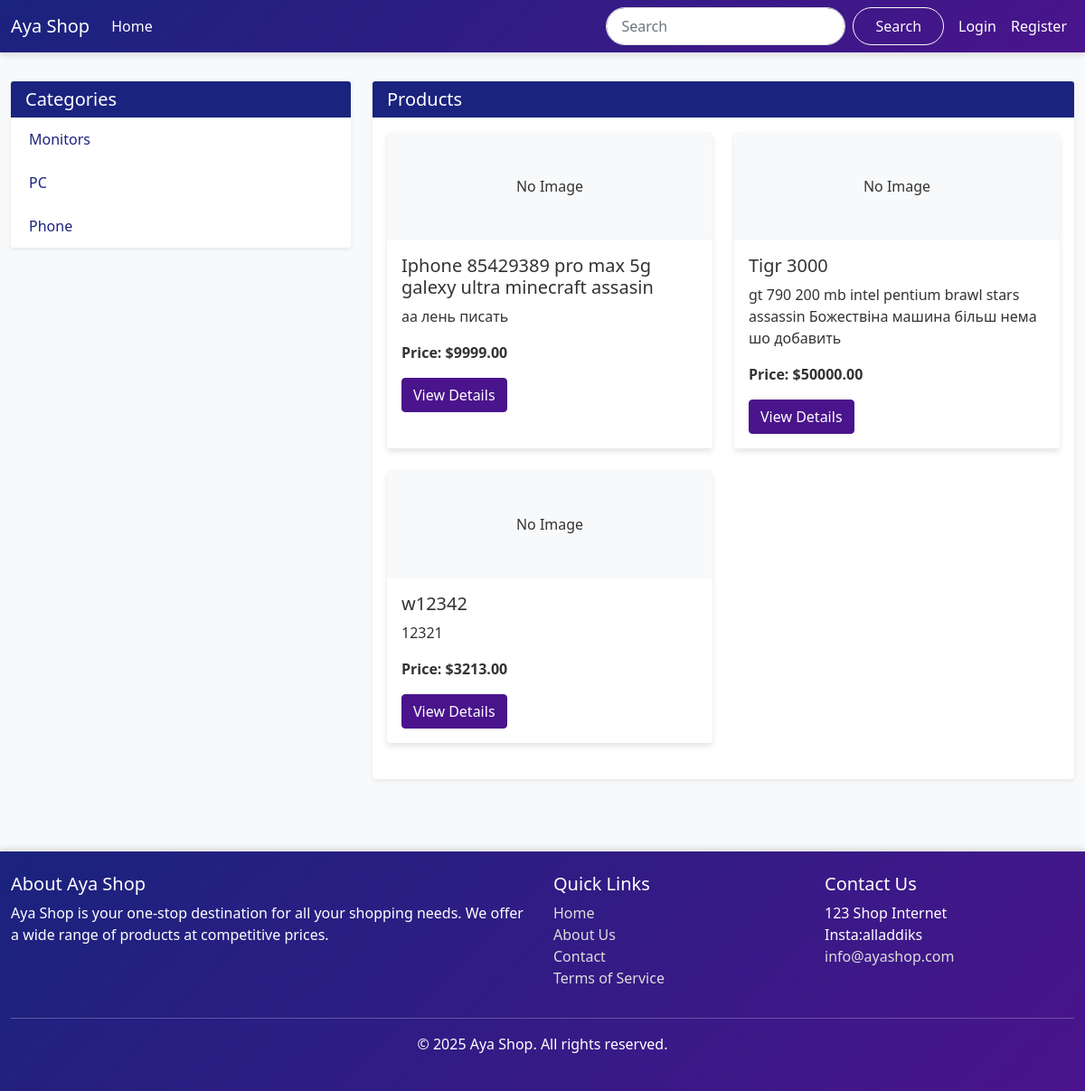
Before: / with the older database file.
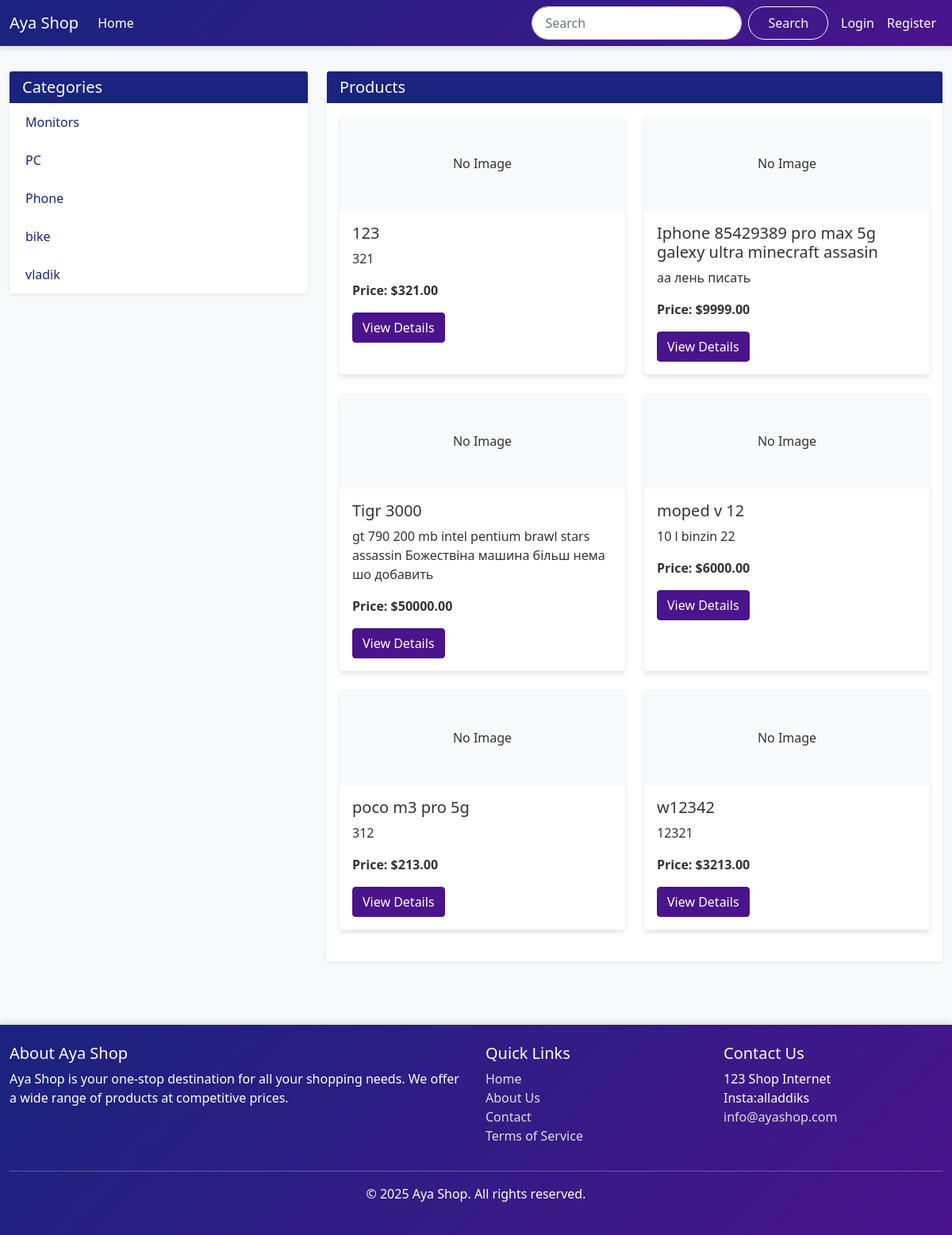
After: the same page with the newer database file.
### shop/models.py (models this page shows, shortened)
class Category(models.Model):
    name = models.CharField(max_length=100, unique=True)
    slug = models.SlugField(max_length=100, unique=True, blank=True)
    class Meta:
        ordering = ('name',)
        verbose_name = 'category'
        verbose_name_plural = 'categories'

class Product(models.Model):
    category = models.ForeignKey(Category, related_name='products', on_delete=models.CASCADE)
    name = models.CharField(max_length=100, unique=True)
    slug = models.SlugField(max_length=100, unique=True, blank=True)
    description = models.TextField(blank=True)
    price = models.DecimalField(max_digits=10, decimal_places=2)
    available = models.BooleanField(default=True)
    created = models.DateTimeField(auto_now_add=True)
    updated = models.DateTimeField(auto_now=True)
    author = models.ForeignKey(User, on_delete=models.SET_NULL, related_name='products', null=True)
    content = models.TextField(blank=True)
    class Meta:
        ordering = ('name',)
        indexes = [
            models.Index(fields=['id', 'slug']),
        ]

### shop/views.py (the view)
# urls.py: path('', views.home, name='home'),
def home(request):
    categories = Category.objects.all()
    products = Product.objects.filter(available=True)
    context = {
        'categories': categories,
        'products': products,
    }
    return render(request, 'home.html', context)

### templates/home.html (shortened to what the changed rows need)
<!DOCTYPE html>
<html lang="en">
<head>
    <link href="https://cdn.jsdelivr.net/npm/bootstrap@5.1.3/dist/css/bootstrap.min.css" rel="stylesheet">
</head>
<body>
    <main class="container">
        <div class="row">
            <div class="col-md-4 mb-4">
                <div class="card shadow-sm">
                    <div class="card-header bg-dark-blue text-white">
                        <h2 class="h5 mb-0">Categories</h2>
                    </div>
                    <ul class="list-group list-group-flush">
                        {% for category in categories %}
                            <li class="list-group-item">
                                <a href="{% url 'category_detail' category.pk %}">{{ category.name }}</a>
                            </li>
                        {% empty %}
                            <li class="list-group-item">No categories available</li>
                        {% endfor %}
                    </ul>
                </div>
            </div>
            <div class="col-md-8">
                <div class="card shadow-sm">
                    <div class="card-header bg-dark-blue text-white">
                        <h2 class="h5 mb-0">Products</h2>
                    </div>
                    <div class="card-body">
                        <div class="row">
                            {% for product in products %}
                                <div class="col-md-6 mb-4">
                                    <div class="card h-100">
                                        {% if product.image %}
                                            <img src="{{ product.image.url }}" class="card-img-top" alt="{{ product.name }}">
                                        {% else %}
                                            <div class="card-img-top bg-light text-center py-5">No Image</div>
                                        {% endif %}
                                        <div class="card-body">
                                            <h5 class="card-title">{{ product.name }}</h5>
                                            <p class="card-text">{{ product.description|truncatewords:20 }}</p>
                                            <p class="card-text"><strong>Price: ${{ product.price }}</strong></p>
                                            <a href="{% url 'product_detail' product.pk %}" class="btn btn-primary">View Details</a>
                                        </div>
                                    </div>
                                </div>
                            {% empty %}
                                <div class="col-12">
                                    <p>No products available</p>
                                </div>
                            {% endfor %}
                        </div>
                    </div>
                </div>
            </div>
        </div>
    </main>
</body>
</html>

Changed rows visible on the page:
added Category: name "bike"
added Category: name "vladik"
added Product: name "123", description "321", price "321.00"
added Product: name "moped v 12", description "10 l binzin 22", price "6000.00"
added Product: name "poco m3 pro 5g", description "312", price "213.00"
